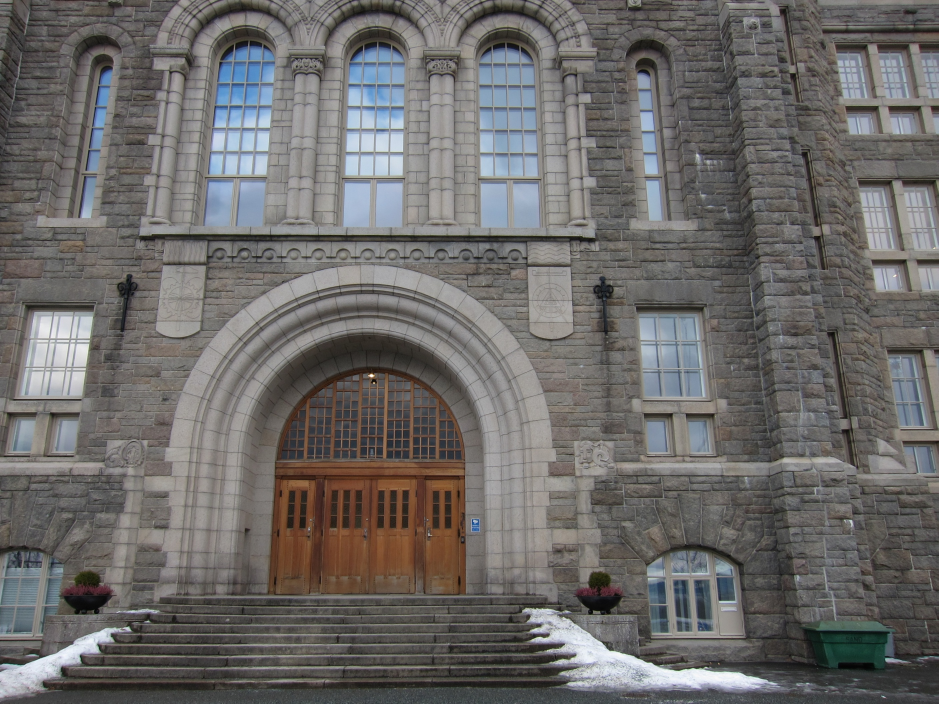
#> input picture Projects/Final/data/hw5_ext/undistorted/IMG_8210.jpg, 2815 x 2111 px (shown at 1/3 size)
$ python model_reconstruction.py
#> lines starting #> are read from the running program, lines starting #| are printed output that depends on the picture
import os
import sys

import matplotlib.pyplot as plt
import numpy as np

import cv2
import common, estimate_E, plotting
from matlab_inspired_interface import match_features, show_matched_features

class ExtractFeaturesSIFT:
  # [111 lines left out: functions __init__, extract_features, __match_raw, __ransac, not called in this run]


def two_view_reconstruction(
      I1_path_str                 : str   = '../data/hw5_ext/IMG_8210.jpg',
      I2_path_str                 : str   = '../data/hw5_ext/IMG_8211.jpg',
      calibration_folder_path_str : str   = '../data/hw5_ext/calibration/',
      use_ransac                  : bool  = True
    ) -> None:
#> called with I1_path_str = '../data/hw5_ext/undistorted/IMG_8210.jpg', I2_path_str = '../data/hw5_ext/undistorted/IMG_8211.jpg', calibration_folder_path_str = '../data/hw5_ext/undistorted/', use_ransac = True
  assert isinstance(I1_path_str, str), "Path to image 1 must be string"
  assert isinstance(I2_path_str, str), "Path to image 2 must be string"
  assert isinstance(calibration_folder_path_str, str), "Path to calibration folder must be string"
  assert isinstance(use_ransac, bool), "use_ransac must be a boolean"

  I1 = cv2.imread(os.path.join(sys.path[0], I1_path_str), cv2.IMREAD_GRAYSCALE)
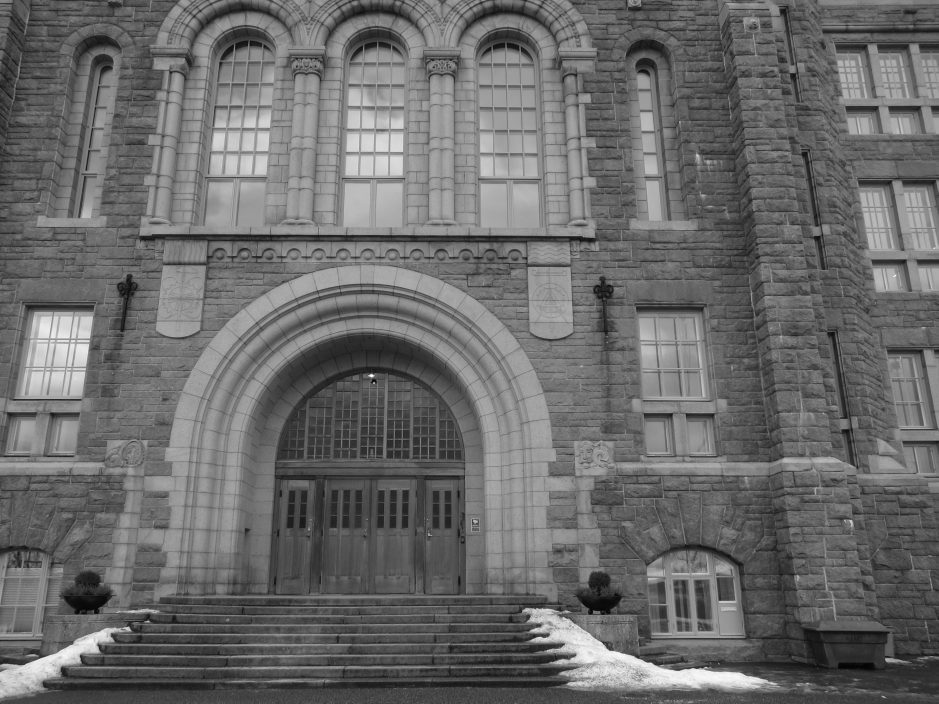
#> I1: shape (2111, 2815) (shown at 1/3 size); min 1, max 255, mean 106.7
  I2 = cv2.imread(os.path.join(sys.path[0], I2_path_str), cv2.IMREAD_GRAYSCALE)
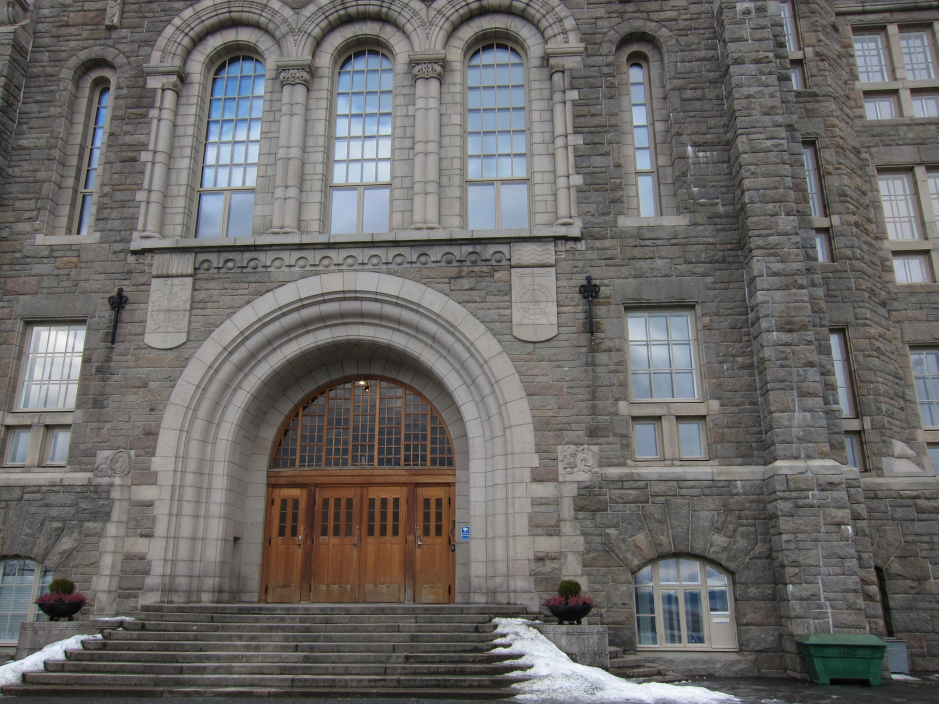
#> input picture Projects/Final/data/hw5_ext/undistorted/IMG_8211.jpg, 2815 x 2111 px (shown at 1/3 size)
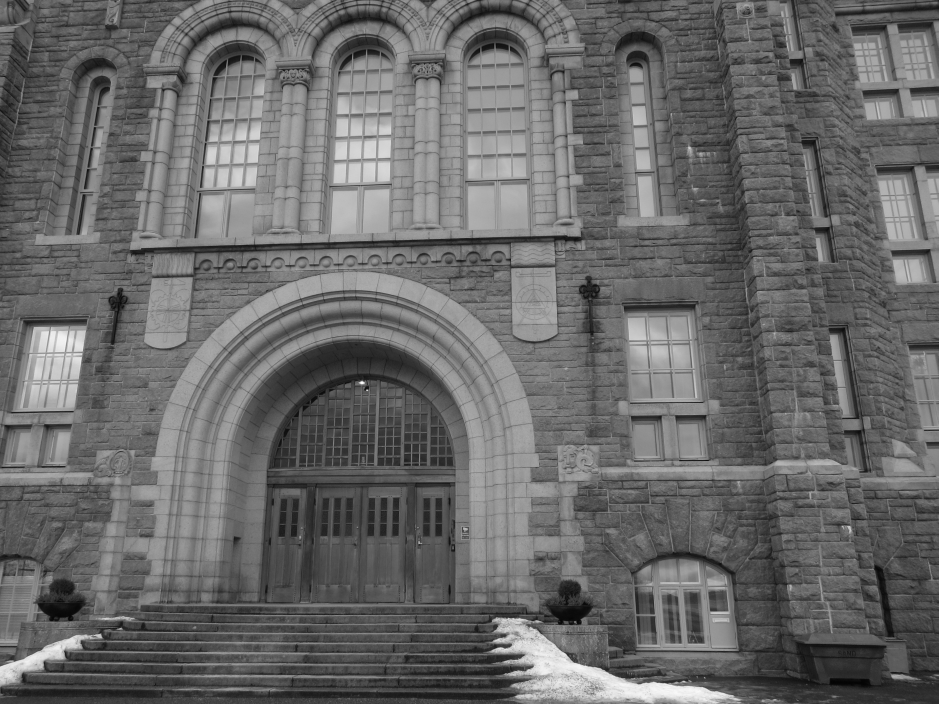
#> I2: shape (2111, 2815) (shown at 1/3 size); min 1, max 255, mean 105.2

#> (the run stopped early here; a loop or call above may not have finished)
